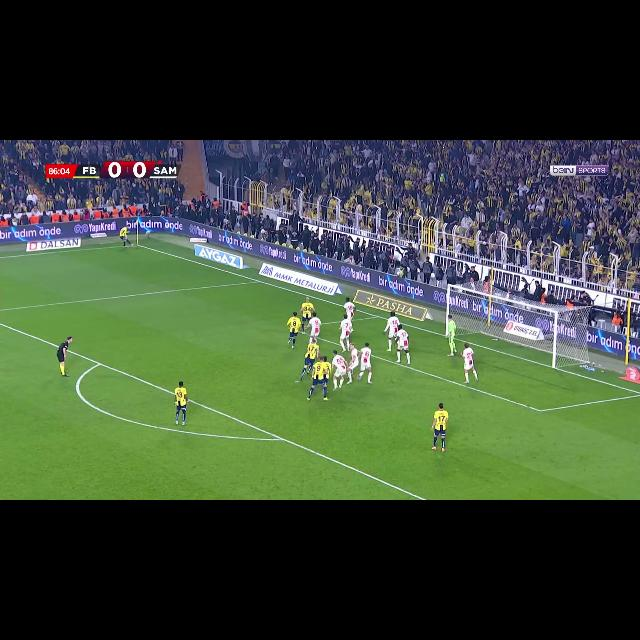
#> input picture training/dataset_v1/test/images/frame_0007_jpg.rf.2511462bb0e0df2c9d383cdc9b0e05cf.jpg, 640 x 640 px, given in place of replace.jpg, which was not available
$ python lk_with_sift_reacquisition.py
#> lines starting #> are read from the running program, lines starting #| are printed output that depends on the picture; pictures that were not available may be replaced by others from this repository, and a replacement may not be noted
"""AdSwapAI R&D, 2025-04-01: click 4 board corners on frame 1, Lucas-Kanade tracks the corners,
with SIFT re-detection of the board when LK loses them; perspective-warp + alpha-blend an ad."""

import cv2
import numpy as np
import os
from datetime import datetime

VIDEO_PATH = "data/adVideo1.mp4"   # sample clip, see repo docs/assets.md
REPLACEMENT_PATH = "data/replace.jpg"
OUTPUT_DIR = "output"

class RobustAdReplacer:
    def __init__(self, video_path, replacement_image_path, output_directory):
        # Video setup
        self.video_path = video_path
        self.cap = cv2.VideoCapture(video_path)
        if not self.cap.isOpened():
            raise ValueError(f"Could not open video file: {video_path}")

        self.width = int(self.cap.get(cv2.CAP_PROP_FRAME_WIDTH))
        self.height = int(self.cap.get(cv2.CAP_PROP_FRAME_HEIGHT))
        self.fps = self.cap.get(cv2.CAP_PROP_FPS)
        self.total_frames = int(self.cap.get(cv2.CAP_PROP_FRAME_COUNT))
        self.output_directory = output_directory

        # Replacement image (with alpha if available)
        self.replacement_image = self.load_replacement_image(replacement_image_path)

        # For corner tracking
        self.initial_corners = None    # (4,1,2) float32 from user selection
        self.tracked_corners = None
        self.prev_gray = None

        # Lucas-Kanade params
        self.lk_params = dict(
            winSize=(21, 21),
            maxLevel=3,
            criteria=(cv2.TERM_CRITERIA_EPS | cv2.TERM_CRITERIA_COUNT, 30, 0.01)
        )

        # Corner selection window
        self.window_name = "Select 4 Corners (TL, TR, BR, BL) - Press 'q' to quit"
        self.selected_points = []

        # Oversampling for higher quality warp
        self.oversampling = 3.0

        # --- SIFT (feature-based) re-detection ---
        # We'll store a reference region of the ad board from the first frame
        # and detect keypoints/descriptors. When corners go off-screen or become invalid,
        # we attempt to reacquire them via SIFT matching + findHomography.
        self.sift = cv2.SIFT_create(nfeatures=1500)
        self.matcher = cv2.BFMatcher(cv2.NORM_L2, crossCheck=False)

        # Reference data (ROI, keypoints, descriptors)
        self.ref_kp = None
        self.ref_desc = None
        self.ref_img = None  # grayscale ROI
        self.ref_polygon = None  # the original polygon (for area reference)

        # RANSAC threshold for findHomography
        self.ransac_thresh = 5.0

    def load_replacement_image(self, image_path):
        """Load the replacement image, preserving alpha if present."""
#> called with image_path = 'data/replace.jpg'
        img = cv2.imread(image_path, cv2.IMREAD_UNCHANGED)
#> img is the input picture: shape (640, 640, 3); mean B, G, R 53, 71, 57.7
        if img is None:
            raise ValueError(f"Cannot load image: {image_path}")

        # If only 3 channels, add full alpha
        if img.shape[2] == 3:
            b, g, r = cv2.split(img)
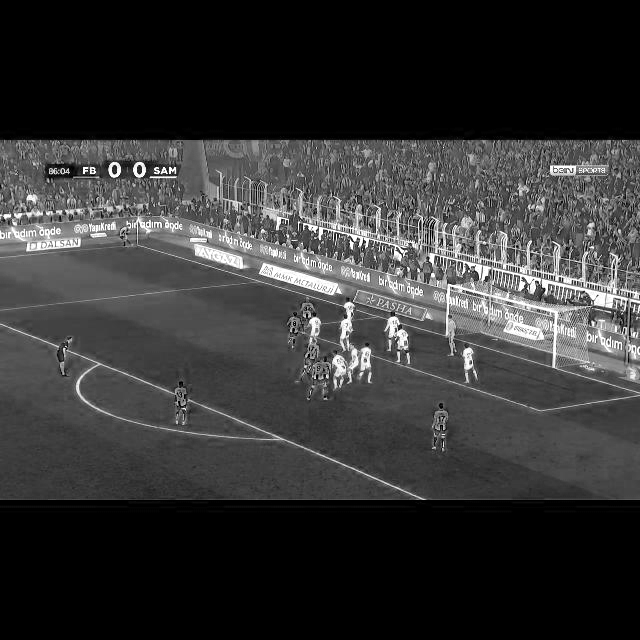
#> b: shape (640, 640); min 0, max 255, mean 53
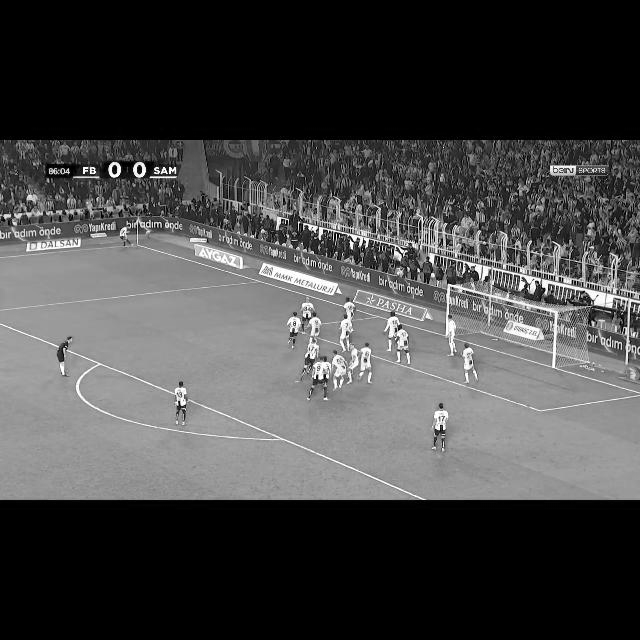
#> g: shape (640, 640); min 0, max 255, mean 71
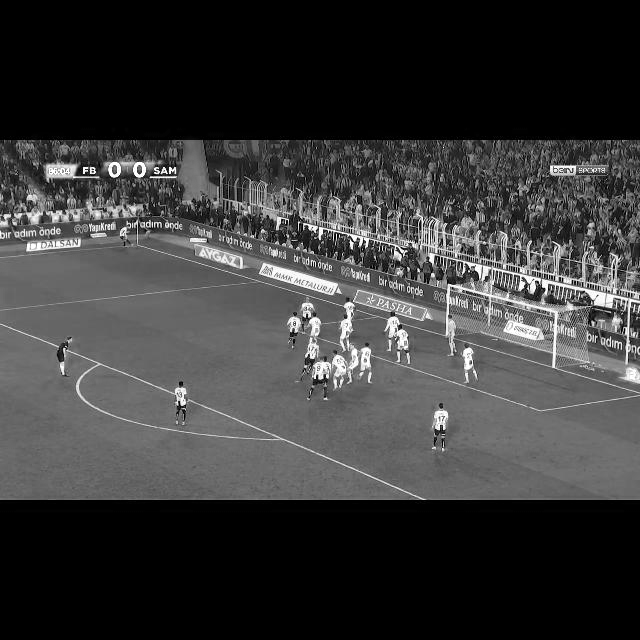
#> r: shape (640, 640); min 0, max 255, mean 57.7
            alpha = np.ones(b.shape, dtype=b.dtype) * 255
            img = cv2.merge((b, g, r, alpha))
#> img: shape (640, 640, 4)
        return img

    # [6 lines left out: function mouse_callback, not called in this run]

    def select_corners(self):
        """User selects 4 corners on the first frame (in order: TL, TR, BR, BL)."""
        ret, frame = self.cap.read()
        if not ret:
            raise ValueError("Failed to read first frame from video.")
        clone = frame.copy()
        cv2.namedWindow(self.window_name)
        cv2.setMouseCallback(self.window_name, self.mouse_callback)

        print("Click on the 4 corners of the ad board in order: TL, TR, BR, BL")
        while True:
            disp = clone.copy()
            # Draw selected corners
            for pt in self.selected_points:
                cv2.circle(disp, pt, 5, (0, 255, 0), -1)
            if len(self.selected_points) > 1:
                cv2.polylines(disp, [np.array(self.selected_points, dtype=np.int32)], True, (255,0,0), 2)
            cv2.imshow(self.window_name, disp)
            key = cv2.waitKey(1) & 0xFF
#> (key q is pressed here)
            if key == ord('q'):
                break
            if len(self.selected_points) == 4:
                break

        cv2.destroyWindow(self.window_name)
        if len(self.selected_points) != 4:
#> (the run stopped early here; a loop or call above may not have finished)
